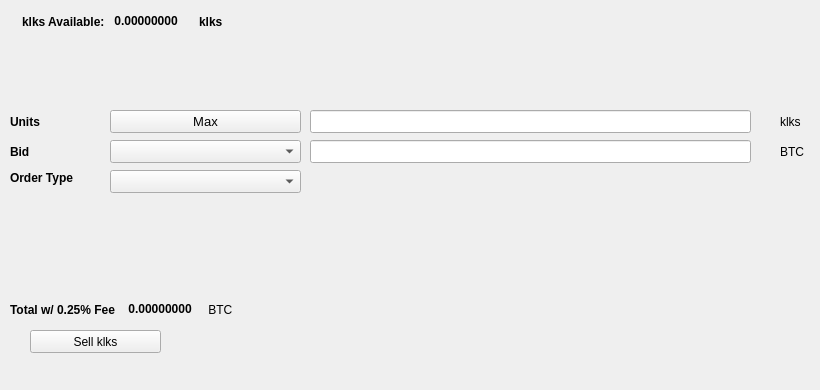
   <widget class="QWidget" name="SellTab">
    <attribute name="title">
     <string>Sell</string>
    </attribute>
    <widget class="QLabel" name="label_16">
     <property name="geometry">
      <rect>
       <x>780</x>
       <y>140</y>
       <width>31</width>
       <height>23</height>
      </rect>
     </property>
     <property name="text">
      <string>BTC</string>
     </property>
    </widget>
    <widget class="QComboBox" name="SellBidcomboBox">
     <property name="geometry">
      <rect>
       <x>110</x>
       <y>140</y>
       <width>191</width>
       <height>23</height>
      </rect>
     </property>
     <property name="font">
      <font>
       <pointsize>10</pointsize>
      </font>
     </property>
    </widget>
    <widget class="QLabel" name="label_18">
     <property name="geometry">
      <rect>
       <x>10</x>
       <y>110</y>
       <width>46</width>
       <height>23</height>
      </rect>
     </property>
     <property name="font">
      <font>
       <weight>75</weight>
       <bold>true</bold>
      </font>
     </property>
     <property name="text">
      <string>Units</string>
     </property>
    </widget>
    <widget class="QPushButton" name="Sell_Max_Amount">
     <property name="geometry">
      <rect>
       <x>110</x>
       <y>110</y>
       <width>191</width>
       <height>23</height>
      </rect>
     </property>
     <property name="font">
      <font>
       <pointsize>10</pointsize>
      </font>
     </property>
     <property name="text">
      <string>Max</string>
     </property>
    </widget>
    <widget class="QLabel" name="label_20">
     <property name="geometry">
      <rect>
       <x>10</x>
       <y>170</y>
       <width>91</width>
       <height>16</height>
      </rect>
     </property>
     <property name="font">
      <font>
       <weight>75</weight>
       <bold>true</bold>
      </font>
     </property>
     <property name="text">
      <string>Order Type</string>
     </property>
    </widget>
    <widget class="QComboBox" name="SellOrdertypeCombo">
     <property name="geometry">
      <rect>
       <x>110</x>
       <y>170</y>
       <width>191</width>
       <height>23</height>
      </rect>
     </property>
     <property name="font">
      <font>
       <pointsize>10</pointsize>
      </font>
     </property>
    </widget>
    <widget class="QLabel" name="label_21">
     <property name="geometry">
      <rect>
       <x>10</x>
       <y>140</y>
       <width>46</width>
       <height>23</height>
      </rect>
     </property>
     <property name="font">
      <font>
       <weight>75</weight>
       <bold>true</bold>
      </font>
     </property>
     <property name="text">
      <string>Bid</string>
     </property>
    </widget>
    <widget class="QLabel" name="label_22">
     <property name="geometry">
      <rect>
       <x>780</x>
       <y>110</y>
       <width>31</width>
       <height>23</height>
      </rect>
     </property>
     <property name="text">
      <string>klks</string>
     </property>
    </widget>
    <widget class="QLineEdit" name="UnitsInputklks">
     <property name="geometry">
      <rect>
       <x>310</x>
       <y>110</y>
       <width>441</width>
       <height>23</height>
      </rect>
     </property>
     <property name="font">
      <font>
       <pointsize>9</pointsize>
       <weight>75</weight>
       <bold>true</bold>
      </font>
     </property>
    </widget>
    <widget class="QLineEdit" name="SellBidPriceEdit">
     <property name="geometry">
      <rect>
       <x>310</x>
       <y>140</y>
       <width>441</width>
       <height>23</height>
      </rect>
     </property>
     <property name="font">
      <font>
       <pointsize>9</pointsize>
       <weight>75</weight>
       <bold>true</bold>
      </font>
     </property>
    </widget>
    <widget class="QPushButton" name="SellklksBTN">
     <property name="geometry">
      <rect>
       <x>30</x>
       <y>330</y>
       <width>131</width>
       <height>23</height>
      </rect>
     </property>
     <property name="text">
      <string>Sell klks</string>
     </property>
     <property name="icon">
      <iconset resource="../klks">
       <normaloff>:/icons/bitcoin</normaloff>:/icons/bitcoin</iconset>
     </property>
    </widget>
    <widget class="QWidget" name="layoutWidget3">
     <property name="geometry">
      <rect>
       <x>22</x>
       <y>12</y>
       <width>258</width>
       <height>19</height>
      </rect>
     </property>
     <layout class="QHBoxLayout" name="horizontalLayout">
      <item>
       <widget class="QLabel" name="label232_2">
        <property name="font">
         <font>
          <weight>75</weight>
          <bold>true</bold>
         </font>
        </property>
        <property name="text">
         <string>klks Available:</string>
        </property>
       </widget>
      </item>
      <item>
       <widget class="QLabel" name="klksAvailableLabel">
        <property name="palette">
         <palette>
          <active>
           <colorrole role="WindowText">
            <brush brushstyle="SolidPattern">
             <color alpha="255">
              <red>0</red>
              <green>0</green>
              <blue>0</blue>
             </color>
            </brush>
           </colorrole>
           <colorrole role="Button">
            <brush brushstyle="SolidPattern">
             <color alpha="255">
              <red>0</red>
              <green>170</green>
              <blue>0</blue>
             </color>
            </brush>
           </colorrole>
           <colorrole role="Light">
            <brush brushstyle="SolidPattern">
             <color alpha="255">
              <red>0</red>
              <green>255</green>
              <blue>0</blue>
             </color>
            </brush>
           </colorrole>
           <colorrole role="Midlight">
            <brush brushstyle="SolidPattern">
             <color alpha="255">
              <red>0</red>
              <green>212</green>
              <blue>0</blue>
             </color>
            </brush>
           </colorrole>
           <colorrole role="Dark">
            <brush brushstyle="SolidPattern">
             <color alpha="255">
              <red>0</red>
              <green>85</green>
              <blue>0</blue>
             </color>
            </brush>
           </colorrole>
           <colorrole role="Mid">
            <brush brushstyle="SolidPattern">
             <color alpha="255">
              <red>0</red>
              <green>113</green>
              <blue>0</blue>
             </color>
            </brush>
           </colorrole>
           <colorrole role="Text">
            <brush brushstyle="SolidPattern">
             <color alpha="255">
              <red>0</red>
              <green>170</green>
              <blue>0</blue>
             </color>
            </brush>
           </colorrole>
           <colorrole role="BrightText">
            <brush brushstyle="SolidPattern">
             <color alpha="255">
              <red>255</red>
              <green>255</green>
              <blue>255</blue>
             </color>
            </brush>
           </colorrole>
           <colorrole role="ButtonText">
            <brush brushstyle="SolidPattern">
             <color alpha="255">
              <red>0</red>
              <green>0</green>
              <blue>0</blue>
             </color>
            </brush>
           </colorrole>
           <colorrole role="Base">
            <brush brushstyle="SolidPattern">
             <color alpha="255">
              <red>255</red>
              <green>255</green>
              <blue>255</blue>
             </color>
            </brush>
           </colorrole>
           <colorrole role="Window">
            <brush brushstyle="SolidPattern">
             <color alpha="255">
              <red>0</red>
              <green>170</green>
              <blue>0</blue>
             </color>
            </brush>
           </colorrole>
           <colorrole role="Shadow">
            <brush brushstyle="SolidPattern">
             <color alpha="255">
              <red>0</red>
              <green>0</green>
              <blue>0</blue>
             </color>
            </brush>
           </colorrole>
           <colorrole role="AlternateBase">
            <brush brushstyle="SolidPattern">
             <color alpha="255">
              <red>127</red>
              <green>212</green>
              <blue>127</blue>
             </color>
            </brush>
           </colorrole>
           <colorrole role="ToolTipBase">
            <brush brushstyle="SolidPattern">
             <color alpha="255">
              <red>255</red>
              <green>255</green>
              <blue>220</blue>
             </color>
            </brush>
           </colorrole>
           <colorrole role="ToolTipText">
            <brush brushstyle="SolidPattern">
             <color alpha="255">
              <red>0</red>
              <green>0</green>
              <blue>0</blue>
             </color>
            </brush>
           </colorrole>
          </active>
          <inactive>
           <colorrole role="WindowText">
            <brush brushstyle="SolidPattern">
             <color alpha="255">
              <red>0</red>
              <green>0</green>
              <blue>0</blue>
             </color>
            </brush>
           </colorrole>
           <colorrole role="Button">
            <brush brushstyle="SolidPattern">
             <color alpha="255">
              <red>0</red>
              <green>170</green>
              <blue>0</blue>
             </color>
            </brush>
           </colorrole>
           <colorrole role="Light">
            <brush brushstyle="SolidPattern">
             <color alpha="255">
              <red>0</red>
              <green>255</green>
              <blue>0</blue>
             </color>
            </brush>
           </colorrole>
           <colorrole role="Midlight">
            <brush brushstyle="SolidPattern">
             <color alpha="255">
              <red>0</red>
              <green>212</green>
              <blue>0</blue>
             </color>
            </brush>
           </colorrole>
           <colorrole role="Dark">
            <brush brushstyle="SolidPattern">
             <color alpha="255">
              <red>0</red>
              <green>85</green>
              <blue>0</blue>
             </color>
            </brush>
           </colorrole>
           <colorrole role="Mid">
            <brush brushstyle="SolidPattern">
             <color alpha="255">
              <red>0</red>
              <green>113</green>
              <blue>0</blue>
             </color>
            </brush>
           </colorrole>
           <colorrole role="Text">
            <brush brushstyle="SolidPattern">
             <color alpha="255">
              <red>0</red>
              <green>170</green>
              <blue>0</blue>
             </color>
            </brush>
           </colorrole>
           <colorrole role="BrightText">
            <brush brushstyle="SolidPattern">
             <color alpha="255">
              <red>255</red>
              <green>255</green>
              <blue>255</blue>
             </color>
            </brush>
           </colorrole>
           <colorrole role="ButtonText">
            <brush brushstyle="SolidPattern">
             <color alpha="255">
              <red>0</red>
              <green>0</green>
              <blue>0</blue>
             </color>
            </brush>
           </colorrole>
           <colorrole role="Base">
            <brush brushstyle="SolidPattern">
             <color alpha="255">
              <red>255</red>
              <green>255</green>
              <blue>255</blue>
             </color>
            </brush>
           </colorrole>
           <colorrole role="Window">
            <brush brushstyle="SolidPattern">
             <color alpha="255">
              <red>0</red>
              <green>170</green>
              <blue>0</blue>
             </color>
            </brush>
           </colorrole>
           <colorrole role="Shadow">
            <brush brushstyle="SolidPattern">
             <color alpha="255">
              <red>0</red>
              <green>0</green>
              <blue>0</blue>
             </color>
            </brush>
           </colorrole>
           <colorrole role="AlternateBase">
            <brush brushstyle="SolidPattern">
             <color alpha="255">
              <red>127</red>
              <green>212</green>
              <blue>127</blue>
             </color>
            </brush>
           </colorrole>
           <colorrole role="ToolTipBase">
            <brush brushstyle="SolidPattern">
             <color alpha="255">
              <red>255</red>
              <green>255</green>
              <blue>220</blue>
             </color>
            </brush>
           </colorrole>
           <colorrole role="ToolTipText">
            <brush brushstyle="SolidPattern">
             <color alpha="255">
              <red>0</red>
              <green>0</green>
              <blue>0</blue>
             </color>
            </brush>
           </colorrole>
          </inactive>
          <disabled>
           <colorrole role="WindowText">
            <brush brushstyle="SolidPattern">
             <color alpha="255">
              <red>0</red>
              <green>85</green>
              <blue>0</blue>
             </color>
            </brush>
           </colorrole>
           <colorrole role="Button">
            <brush brushstyle="SolidPattern">
             <color alpha="255">
              <red>0</red>
              <green>170</green>
              <blue>0</blue>
             </color>
            </brush>
           </colorrole>
           <colorrole role="Light">
            <brush brushstyle="SolidPattern">
             <color alpha="255">
              <red>0</red>
              <green>255</green>
              <blue>0</blue>
             </color>
            </brush>
           </colorrole>
           <colorrole role="Midlight">
            <brush brushstyle="SolidPattern">
             <color alpha="255">
              <red>0</red>
              <green>212</green>
              <blue>0</blue>
             </color>
            </brush>
           </colorrole>
           <colorrole role="Dark">
            <brush brushstyle="SolidPattern">
             <color alpha="255">
              <red>0</red>
              <green>85</green>
              <blue>0</blue>
             </color>
            </brush>
           </colorrole>
           <colorrole role="Mid">
            <brush brushstyle="SolidPattern">
             <color alpha="255">
              <red>0</red>
              <green>113</green>
              <blue>0</blue>
             </color>
            </brush>
           </colorrole>
           <colorrole role="Text">
            <brush brushstyle="SolidPattern">
             <color alpha="255">
              <red>0</red>
              <green>85</green>
              <blue>0</blue>
             </color>
            </brush>
           </colorrole>
           <colorrole role="BrightText">
            <brush brushstyle="SolidPattern">
             <color alpha="255">
              <red>255</red>
              <green>255</green>
              <blue>255</blue>
             </color>
            </brush>
           </colorrole>
           <colorrole role="ButtonText">
            <brush brushstyle="SolidPattern">
             <color alpha="255">
              <red>0</red>
              <green>85</green>
              <blue>0</blue>
             </color>
            </brush>
           </colorrole>
           <colorrole role="Base">
            <brush brushstyle="SolidPattern">
             <color alpha="255">
              <red>0</red>
              <green>170</green>
              <blue>0</blue>
             </color>
            </brush>
           </colorrole>
           <colorrole role="Window">
            <brush brushstyle="SolidPattern">
             <color alpha="255">
              <red>0</red>
              <green>170</green>
              <blue>0</blue>
             </color>
            </brush>
           </colorrole>
           <colorrole role="Shadow">
            <brush brushstyle="SolidPattern">
             <color alpha="255">
              <red>0</red>
              <green>0</green>
              <blue>0</blue>
             </color>
            </brush>
           </colorrole>
           <colorrole role="AlternateBase">
            <brush brushstyle="SolidPattern">
             <color alpha="255">
              <red>0</red>
              <green>170</green>
              <blue>0</blue>
             </color>
            </brush>
           </colorrole>
           <colorrole role="ToolTipBase">
            <brush brushstyle="SolidPattern">
             <color alpha="255">
              <red>255</red>
              <green>255</green>
              <blue>220</blue>
             </color>
            </brush>
           </colorrole>
           <colorrole role="ToolTipText">
            <brush brushstyle="SolidPattern">
             <color alpha="255">
              <red>0</red>
              <green>0</green>
              <blue>0</blue>
             </color>
            </brush>
           </colorrole>
          </disabled>
         </palette>
        </property>
        <property name="font">
         <font>
          <weight>75</weight>
          <bold>true</bold>
         </font>
        </property>
        <property name="text">
         <string> 0.00000000 </string>
        </property>
        <property name="textInteractionFlags">
         <set>Qt::LinksAccessibleByMouse|Qt::TextSelectableByKeyboard|Qt::TextSelectableByMouse</set>
        </property>
       </widget>
      </item>
      <item>
       <widget class="QLabel" name="labelklks">
        <property name="font">
         <font>
          <weight>75</weight>
          <bold>true</bold>
         </font>
        </property>
        <property name="text">
         <string>klks</string>
        </property>
       </widget>
      </item>
     </layout>
    </widget>
    <widget class="QWidget" name="layoutWidget">
     <property name="geometry">
      <rect>
       <x>10</x>
       <y>300</y>
       <width>268</width>
       <height>19</height>
      </rect>
     </property>
     <layout class="QHBoxLayout" name="horizontalLayout_2">
      <item>
       <widget class="QLabel" name="label_19">
        <property name="font">
         <font>
          <weight>75</weight>
          <bold>true</bold>
         </font>
        </property>
        <property name="text">
         <string>Total w/ 0.25% Fee </string>
        </property>
       </widget>
      </item>
      <item>
       <widget class="QLabel" name="SellCostLabel">
        <property name="palette">
         <palette>
          <active>
           <colorrole role="WindowText">
            <brush brushstyle="SolidPattern">
             <color alpha="255">
              <red>0</red>
              <green>0</green>
              <blue>0</blue>
             </color>
            </brush>
           </colorrole>
           <colorrole role="Button">
            <brush brushstyle="SolidPattern">
             <color alpha="255">
              <red>0</red>
              <green>170</green>
              <blue>0</blue>
             </color>
            </brush>
           </colorrole>
           <colorrole role="Light">
            <brush brushstyle="SolidPattern">
             <color alpha="255">
              <red>0</red>
              <green>255</green>
              <blue>0</blue>
             </color>
            </brush>
           </colorrole>
           <colorrole role="Midlight">
            <brush brushstyle="SolidPattern">
             <color alpha="255">
              <red>0</red>
              <green>212</green>
              <blue>0</blue>
             </color>
            </brush>
           </colorrole>
           <colorrole role="Dark">
            <brush brushstyle="SolidPattern">
             <color alpha="255">
              <red>0</red>
              <green>85</green>
              <blue>0</blue>
             </color>
            </brush>
           </colorrole>
           <colorrole role="Mid">
            <brush brushstyle="SolidPattern">
             <color alpha="255">
              <red>0</red>
              <green>113</green>
              <blue>0</blue>
             </color>
            </brush>
           </colorrole>
           <colorrole role="Text">
            <brush brushstyle="SolidPattern">
             <color alpha="255">
              <red>0</red>
              <green>170</green>
              <blue>0</blue>
             </color>
            </brush>
           </colorrole>
           <colorrole role="BrightText">
            <brush brushstyle="SolidPattern">
             <color alpha="255">
              <red>255</red>
              <green>255</green>
              <blue>255</blue>
             </color>
            </brush>
           </colorrole>
           <colorrole role="ButtonText">
            <brush brushstyle="SolidPattern">
             <color alpha="255">
              <red>0</red>
              <green>0</green>
              <blue>0</blue>
             </color>
            </brush>
           </colorrole>
           <colorrole role="Base">
            <brush brushstyle="SolidPattern">
             <color alpha="255">
              <red>255</red>
              <green>255</green>
              <blue>255</blue>
             </color>
            </brush>
           </colorrole>
           <colorrole role="Window">
            <brush brushstyle="SolidPattern">
             <color alpha="255">
              <red>0</red>
              <green>170</green>
              <blue>0</blue>
             </color>
            </brush>
           </colorrole>
           <colorrole role="Shadow">
            <brush brushstyle="SolidPattern">
             <color alpha="255">
              <red>0</red>
              <green>0</green>
              <blue>0</blue>
             </color>
            </brush>
           </colorrole>
           <colorrole role="AlternateBase">
            <brush brushstyle="SolidPattern">
             <color alpha="255">
              <red>127</red>
              <green>212</green>
              <blue>127</blue>
             </color>
            </brush>
           </colorrole>
           <colorrole role="ToolTipBase">
            <brush brushstyle="SolidPattern">
             <color alpha="255">
              <red>255</red>
              <green>255</green>
              <blue>220</blue>
             </color>
            </brush>
           </colorrole>
           <colorrole role="ToolTipText">
            <brush brushstyle="SolidPattern">
             <color alpha="255">
              <red>0</red>
              <green>0</green>
              <blue>0</blue>
             </color>
            </brush>
           </colorrole>
          </active>
          <inactive>
           <colorrole role="WindowText">
            <brush brushstyle="SolidPattern">
             <color alpha="255">
              <red>0</red>
              <green>0</green>
              <blue>0</blue>
             </color>
            </brush>
           </colorrole>
           <colorrole role="Button">
            <brush brushstyle="SolidPattern">
             <color alpha="255">
              <red>0</red>
              <green>170</green>
              <blue>0</blue>
             </color>
            </brush>
           </colorrole>
           <colorrole role="Light">
            <brush brushstyle="SolidPattern">
             <color alpha="255">
              <red>0</red>
              <green>255</green>
              <blue>0</blue>
             </color>
            </brush>
           </colorrole>
           <colorrole role="Midlight">
            <brush brushstyle="SolidPattern">
             <color alpha="255">
              <red>0</red>
              <green>212</green>
              <blue>0</blue>
             </color>
            </brush>
           </colorrole>
           <colorrole role="Dark">
            <brush brushstyle="SolidPattern">
             <color alpha="255">
              <red>0</red>
              <green>85</green>
              <blue>0</blue>
             </color>
            </brush>
           </colorrole>
           <colorrole role="Mid">
            <brush brushstyle="SolidPattern">
             <color alpha="255">
              <red>0</red>
              <green>113</green>
              <blue>0</blue>
             </color>
            </brush>
           </colorrole>
           <colorrole role="Text">
            <brush brushstyle="SolidPattern">
             <color alpha="255">
              <red>0</red>
              <green>170</green>
              <blue>0</blue>
             </color>
            </brush>
           </colorrole>
           <colorrole role="BrightText">
            <brush brushstyle="SolidPattern">
             <color alpha="255">
              <red>255</red>
              <green>255</green>
              <blue>255</blue>
             </color>
            </brush>
           </colorrole>
           <colorrole role="ButtonText">
            <brush brushstyle="SolidPattern">
             <color alpha="255">
              <red>0</red>
              <green>0</green>
              <blue>0</blue>
             </color>
            </brush>
           </colorrole>
           <colorrole role="Base">
            <brush brushstyle="SolidPattern">
             <color alpha="255">
              <red>255</red>
              <green>255</green>
              <blue>255</blue>
             </color>
            </brush>
           </colorrole>
           <colorrole role="Window">
            <brush brushstyle="SolidPattern">
             <color alpha="255">
              <red>0</red>
              <green>170</green>
              <blue>0</blue>
             </color>
            </brush>
           </colorrole>
           <colorrole role="Shadow">
            <brush brushstyle="SolidPattern">
             <color alpha="255">
              <red>0</red>
              <green>0</green>
              <blue>0</blue>
             </color>
            </brush>
           </colorrole>
           <colorrole role="AlternateBase">
            <brush brushstyle="SolidPattern">
             <color alpha="255">
              <red>127</red>
              <green>212</green>
              <blue>127</blue>
             </color>
            </brush>
           </colorrole>
           <colorrole role="ToolTipBase">
            <brush brushstyle="SolidPattern">
             <color alpha="255">
              <red>255</red>
              <green>255</green>
              <blue>220</blue>
             </color>
            </brush>
           </colorrole>
           <colorrole role="ToolTipText">
            <brush brushstyle="SolidPattern">
             <color alpha="255">
              <red>0</red>
              <green>0</green>
              <blue>0</blue>
             </color>
            </brush>
           </colorrole>
          </inactive>
          <disabled>
           <colorrole role="WindowText">
            <brush brushstyle="SolidPattern">
             <color alpha="255">
              <red>0</red>
              <green>85</green>
              <blue>0</blue>
             </color>
            </brush>
           </colorrole>
           <colorrole role="Button">
            <brush brushstyle="SolidPattern">
             <color alpha="255">
              <red>0</red>
              <green>170</green>
              <blue>0</blue>
             </color>
            </brush>
           </colorrole>
           <colorrole role="Light">
            <brush brushstyle="SolidPattern">
             <color alpha="255">
              <red>0</red>
              <green>255</green>
              <blue>0</blue>
             </color>
            </brush>
           </colorrole>
           <colorrole role="Midlight">
            <brush brushstyle="SolidPattern">
             <color alpha="255">
              <red>0</red>
              <green>212</green>
              <blue>0</blue>
             </color>
            </brush>
           </colorrole>
           <colorrole role="Dark">
            <brush brushstyle="SolidPattern">
             <color alpha="255">
              <red>0</red>
              <green>85</green>
              <blue>0</blue>
             </color>
            </brush>
           </colorrole>
           <colorrole role="Mid">
            <brush brushstyle="SolidPattern">
             <color alpha="255">
              <red>0</red>
              <green>113</green>
              <blue>0</blue>
             </color>
            </brush>
           </colorrole>
           <colorrole role="Text">
            <brush brushstyle="SolidPattern">
             <color alpha="255">
              <red>0</red>
              <green>85</green>
              <blue>0</blue>
             </color>
            </brush>
           </colorrole>
           <colorrole role="BrightText">
            <brush brushstyle="SolidPattern">
             <color alpha="255">
              <red>255</red>
              <green>255</green>
              <blue>255</blue>
             </color>
            </brush>
           </colorrole>
           <colorrole role="ButtonText">
            <brush brushstyle="SolidPattern">
             <color alpha="255">
              <red>0</red>
              <green>85</green>
              <blue>0</blue>
             </color>
            </brush>
           </colorrole>
           <colorrole role="Base">
            <brush brushstyle="SolidPattern">
             <color alpha="255">
              <red>0</red>
              <green>170</green>
              <blue>0</blue>
             </color>
            </brush>
           </colorrole>
           <colorrole role="Window">
            <brush brushstyle="SolidPattern">
             <color alpha="255">
              <red>0</red>
              <green>170</green>
              <blue>0</blue>
             </color>
            </brush>
           </colorrole>
           <colorrole role="Shadow">
            <brush brushstyle="SolidPattern">
             <color alpha="255">
              <red>0</red>
              <green>0</green>
              <blue>0</blue>
             </color>
            </brush>
           </colorrole>
           <colorrole role="AlternateBase">
            <brush brushstyle="SolidPattern">
             <color alpha="255">
              <red>0</red>
              <green>170</green>
              <blue>0</blue>
             </color>
            </brush>
           </colorrole>
           <colorrole role="ToolTipBase">
            <brush brushstyle="SolidPattern">
             <color alpha="255">
              <red>255</red>
              <green>255</green>
              <blue>220</blue>
             </color>
            </brush>
           </colorrole>
           <colorrole role="ToolTipText">
            <brush brushstyle="SolidPattern">
             <color alpha="255">
              <red>0</red>
              <green>0</green>
              <blue>0</blue>
             </color>
            </brush>
           </colorrole>
          </disabled>
         </palette>
        </property>
        <property name="font">
         <font>
          <weight>75</weight>
          <bold>true</bold>
         </font>
        </property>
        <property name="autoFillBackground">
         <bool>false</bool>
        </property>
        <property name="text">
         <string> 0.00000000</string>
        </property>
        <property name="textInteractionFlags">
         <set>Qt::LinksAccessibleByMouse|Qt::TextSelectableByMouse</set>
        </property>
       </widget>
      </item>
      <item>
       <widget class="QLabel" name="label_17">
        <property name="font">
         <font>
          <weight>50</weight>
          <bold>false</bold>
         </font>
        </property>
        <property name="text">
         <string> BTC</string>
        </property>
       </widget>
      </item>
     </layout>
    </widget>
    <widget class="QLabel" name="label_23">
     <property name="geometry">
      <rect>
       <x>460</x>
       <y>300</y>
       <width>281</width>
       <height>81</height>
      </rect>
     </property>
     <property name="text">
      <string/>
     </property>
     <property name="pixmap">
      <pixmap>:/images/bittrex</pixmap>
     </property>
    </widget>
   </widget>
